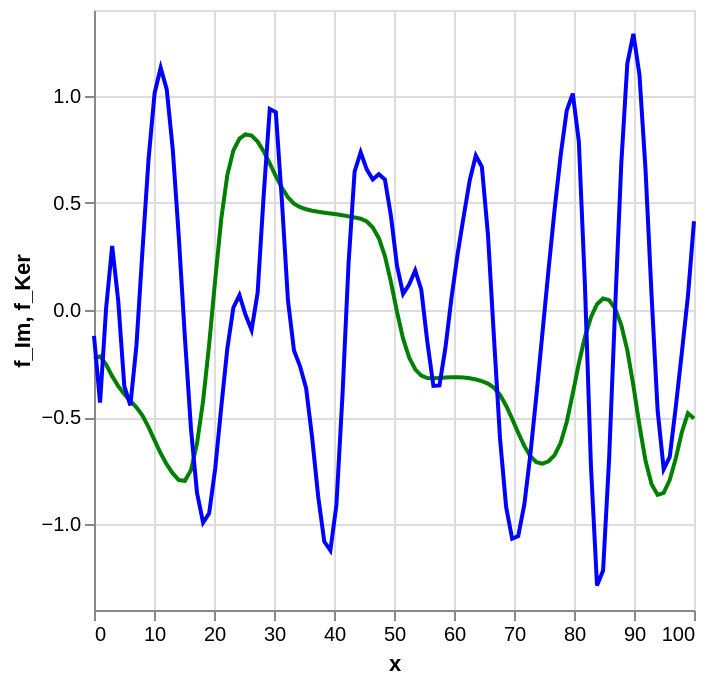

Notebook code cell kept with this figure:
### Code cell
beta_Im_prior = PrIm_prior @ np.random.normal(0, 1, size=(PrIm_prior.shape[1], 1))
beta_Ker_prior = PrKer_prior @ np.random.normal(0, 1, size=(PrKer_prior.shape[1], 1))
f_Im_prior = Phi @ beta_Im_prior
f_Ker_prior = Phi @ beta_Ker_prior

source = pd.DataFrame(
    {
        "x": np.linspace(0, 100, 100),
        "f_Im": f_Im_prior.flatten(),
        "f_Ker": f_Ker_prior.flatten(),
    }
)
chart = alt.Chart(source).mark_line(color="green").encode(x="x", y="f_Im")
chart_Ker = alt.Chart(source).mark_line(color="blue").encode(x="x", y="f_Ker")
chart + chart_Ker

### Figure 1 — Vega-Lite specification as saved in the notebook (floating-point values rounded to 4 significant figures)
{"config": {"view": {"continuousWidth": 300, "continuousHeight": 300}}, "layer": [{"mark": {"type": "line", "color": "green"}, "encoding": {"x": {"field": "x", "type": "quantitative"}, "y": {"field": "f_Im", "type": "quantitative"}}}, {"mark": {"type": "line", "color": "blue"}, "encoding": {"x": {"field": "x", "type": "quantitative"}, "y": {"field": "f_Ker", "type": "quantitative"}}}], "data": {"name": "data-ea9a30d4b0d46d8098423245de46d8d5"}, "$schema": "https://vega.github.io/schema/vega-lite/v6.1.0.json", "datasets": {"data-ea9a30d4b0d46d8098423245de46d8d5": [{"x": 0.0, "f_Im": -0.2282, "f_Ker": -0.1205}, {"x": 1.01, "f_Im": -0.2163, "f_Ker": -0.4323}, {"x": 2.02, "f_Im": -0.255, "f_Ker": 0.008859}, {"x": 3.03, "f_Im": -0.3088, "f_Ker": 0.2993}, {"x": 4.04, "f_Im": -0.3552, "f_Ker": 0.04194}, {"x": 5.051, "f_Im": -0.3933, "f_Ker": -0.3555}, {"x": 6.061, "f_Im": -0.4242, "f_Ker": -0.4452}, {"x": 7.071, "f_Im": -0.4541, "f_Ker": -0.1667}, {"x": 8.081, "f_Im": -0.4926, "f_Ker": 0.2783}, {"x": 9.091, "f_Im": -0.5463, "f_Ker": 0.7034}, {"x": 10.1, "f_Im": -0.6084, "f_Ker": 1.012}, {"x": 11.11, "f_Im": -0.6688, "f_Ker": 1.131}, {"x": 12.12, "f_Im": -0.7205, "f_Ker": 1.03}, {"x": 13.13, "f_Im": -0.7626, "f_Ker": 0.7488}, {"x": 14.14, "f_Im": -0.7933, "f_Ker": 0.3373}, {"x": 15.15, "f_Im": -0.7969, "f_Ker": -0.1287}, {"x": 16.16, "f_Im": -0.7473, "f_Ker": -0.5542}, {"x": 17.17, "f_Im": -0.6228, "f_Ker": -0.8537}, {"x": 18.18, "f_Im": -0.4247, "f_Ker": -0.9919}, {"x": 19.19, "f_Im": -0.1611, "f_Ker": -0.9483}, {"x": 20.2, "f_Im": 0.142, "f_Ker": -0.74}, {"x": 21.21, "f_Im": 0.4255, "f_Ker": -0.453}, {"x": 22.22, "f_Im": 0.6298, "f_Ker": -0.1794}, {"x": 23.23, "f_Im": 0.7448, "f_Ker": 0.01167}, {"x": 24.24, "f_Im": 0.7993, "f_Ker": 0.06897}, {"x": 25.25, "f_Im": 0.8194, "f_Ker": -0.02235}, {"x": 26.26, "f_Im": 0.8139, "f_Ker": -0.09359}, {"x": 27.27, "f_Im": 0.786, "f_Ker": 0.08092}, {"x": 28.28, "f_Im": 0.7403, "f_Ker": 0.5376}, {"x": 29.29, "f_Im": 0.6842, "f_Ker": 0.9381}, {"x": 30.3, "f_Im": 0.6252, "f_Ker": 0.9227}, {"x": 31.31, "f_Im": 0.5702, "f_Ker": 0.512}, {"x": 32.32, "f_Im": 0.5256, "f_Ker": 0.0461}, {"x": 33.33, "f_Im": 0.4965, "f_Ker": -0.1893}, {"x": 34.34, "f_Im": 0.4798, "f_Ker": -0.2629}, {"x": 35.35, "f_Im": 0.4701, "f_Ker": -0.3649}, {"x": 36.36, "f_Im": 0.4633, "f_Ker": -0.5973}, {"x": 37.37, "f_Im": 0.4582, "f_Ker": -0.8727}, {"x": 38.38, "f_Im": 0.4541, "f_Ker": -1.08}, {"x": 39.39, "f_Im": 0.4505, "f_Ker": -1.122}, {"x": 40.4, "f_Im": 0.4466, "f_Ker": -0.9096}, {"x": 41.41, "f_Im": 0.442, "f_Ker": -0.3971}, {"x": 42.42, "f_Im": 0.4369, "f_Ker": 0.2174}, {"x": 43.43, "f_Im": 0.4321, "f_Ker": 0.6455}, {"x": 44.44, "f_Im": 0.4262, "f_Ker": 0.7363}, {"x": 45.45, "f_Im": 0.4129, "f_Ker": 0.6564}, {"x": 46.46, "f_Im": 0.3854, "f_Ker": 0.6093}, {"x": 47.47, "f_Im": 0.3351, "f_Ker": 0.6337}, {"x": 48.48, "f_Im": 0.252, "f_Ker": 0.6093}, {"x": 49.49, "f_Im": 0.13, "f_Ker": 0.4376}, {"x": 50.51, "f_Im": -0.009438, "f_Ker": 0.2058}, {"x": 51.52, "f_Im": -0.134, "f_Ker": 0.07562}, {"x": 52.53, "f_Im": -0.2219, "f_Ker": 0.1191}, {"x": 53.54, "f_Im": -0.2766, "f_Ker": 0.1847}, {"x": 54.55, "f_Im": -0.3059, "f_Ker": 0.09454}, {"x": 55.56, "f_Im": -0.3175, "f_Ker": -0.1486}, {"x": 56.57, "f_Im": -0.3188, "f_Ker": -0.3542}, {"x": 57.58, "f_Im": -0.317, "f_Ker": -0.3518}, {"x": 58.59, "f_Im": -0.3149, "f_Ker": -0.1735}, {"x": 59.6, "f_Im": -0.3135, "f_Ker": 0.05986}, {"x": 60.61, "f_Im": -0.3137, "f_Ker": 0.2618}, {"x": 61.62, "f_Im": -0.3154, "f_Ker": 0.4376}, {"x": 62.63, "f_Im": -0.3189, "f_Ker": 0.6056}, {"x": 63.64, "f_Im": -0.3243, "f_Ker": 0.7209}, {"x": 64.65, "f_Im": -0.3322, "f_Ker": 0.6682}, {"x": 65.66, "f_Im": -0.3436, "f_Ker": 0.3529}, {"x": 66.67, "f_Im": -0.363, "f_Ker": -0.1312}, {"x": 67.68, "f_Im": -0.3964, "f_Ker": -0.6018}, {"x": 68.69, "f_Im": -0.4467, "f_Ker": -0.9189}, {"x": 69.7, "f_Im": -0.5082, "f_Ker": -1.068}, {"x": 70.71, "f_Im": -0.5734, "f_Ker": -1.056}, {"x": 71.72, "f_Im": -0.6342, "f_Ker": -0.9087}, {"x": 72.73, "f_Im": -0.6823, "f_Ker": -0.6742}, {"x": 73.74, "f_Im": -0.71, "f_Ker": -0.3979}, {"x": 74.75, "f_Im": -0.7168, "f_Ker": -0.1053}, {"x": 75.76, "f_Im": -0.7059, "f_Ker": 0.1886}, {"x": 76.77, "f_Im": -0.6772, "f_Ker": 0.4691}, {"x": 77.78, "f_Im": -0.6201, "f_Ker": 0.7217}, {"x": 78.79, "f_Im": -0.5226, "f_Ker": 0.9306}, {"x": 79.8, "f_Im": -0.3897, "f_Ker": 1.01}, {"x": 80.81, "f_Im": -0.2486, "f_Ker": 0.7851}, {"x": 81.82, "f_Im": -0.1262, "f_Ker": 0.1181}, {"x": 82.83, "f_Im": -0.03358, "f_Ker": -0.7311}, {"x": 83.84, "f_Im": 0.02685, "f_Ker": -1.286}, {"x": 84.85, "f_Im": 0.05329, "f_Ker": -1.216}, {"x": 85.86, "f_Im": 0.04602, "f_Ker": -0.6899}, {"x": 86.87, "f_Im": 0.005716, "f_Ker": 0.01715}, {"x": 87.88, "f_Im": -0.07009, "f_Ker": 0.6816}, {"x": 88.89, "f_Im": -0.1881, "f_Ker": 1.15}, {"x": 89.9, "f_Im": -0.3527, "f_Ker": 1.289}, {"x": 90.91, "f_Im": -0.5386, "f_Ker": 1.098}, {"x": 91.92, "f_Im": -0.7037, "f_Ker": 0.6557}, {"x": 92.93, "f_Im": -0.8135, "f_Ker": 0.06813}, {"x": 93.94, "f_Im": -0.8629, "f_Ker": -0.4692}, {"x": 94.95, "f_Im": -0.8536, "f_Ker": -0.7423}, {"x": 95.96, "f_Im": -0.792, "f_Ker": -0.6853}, {"x": 96.97, "f_Im": -0.6915, "f_Ker": -0.4509}, {"x": 97.98, "f_Im": -0.5695, "f_Ker": -0.1967}, {"x": 98.99, "f_Im": -0.4813, "f_Ker": 0.06509}, {"x": 100.0, "f_Im": -0.506, "f_Ker": 0.4141}]}}
